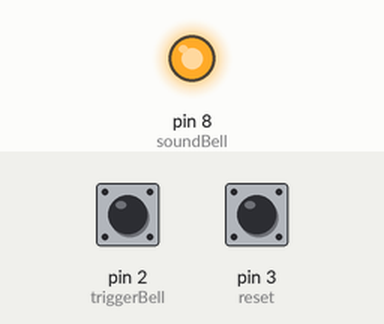
The sketch below on a simulated Arduino Uno, built with avr-gcc and run on an emulated ATmega328P. Parts: output pins drawn as LEDs (lit = HIGH). The inputs (shaded band) are chosen by the test bench; at power-on: pin 3 (reset) HIGH, pin 2 (triggerBell) HIGH. What the sketch prints to the serial monitor is not drawn.

Above: at 1.2 s.
1.3 s: pin 3 (reset) pulled LOW for 0.15 s
At 1.47 s:
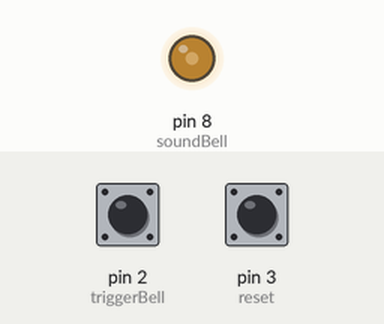
3.0 s: pin 3 (reset) pulled LOW for 0.15 s
At 3.18 s:
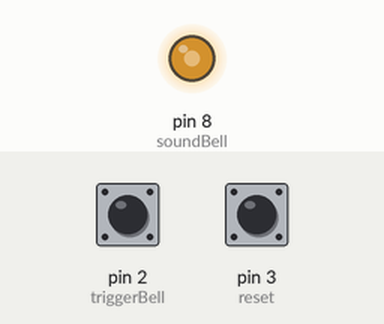
Timing chart, 0 to 6.0 s (numbered marks = the images above; inputs shaded):
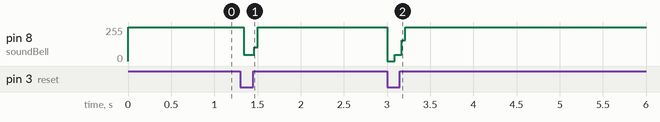

Measured:
- after the input at 1.3 s, pin 8 (soundBell): 255/255 → 47/255 at once, → 255/255 0.12 s later
- after the input at 3.0 s, pin 8 (soundBell): 255/255 → 0/255 at once, → 47/255 0.09 s later, → 255/255 0.08 s later

The sketch:

Help_Bell.ino
```cpp
/******************************************
  Title: Help Bell
  Studio: Wakaka KocmocA & 0escape
  Author: By iLYuSha Wakaka KocmocA
  2016/09/18
*******************************************/
/* Input */
const int triggerBell = 2;
const int reset = 3;
/* Output */
const int soundBell = 8;
/* Function */
int digitalBell = 0;
int digitalReset = 0;
int valueBell = 0;
int valueReset = 0;

void setup() {
  Serial.begin(9600);        // Initialize serial communications with the PC
  pinMode(triggerBell,INPUT_PULLUP);
  pinMode(reset,INPUT_PULLUP);
  pinMode(soundBell,OUTPUT);
  digitalWrite(soundBell, LOW);
  Serial.println("Help Bell 2016/09/18 iLYuSha Wakaka KocmocA");
}

void loop() {
  digitalBell = digitalRead(triggerBell);
  digitalReset = digitalRead(reset);

  digitalBell == 1 ? valueBell++ : valueBell=0;
  digitalReset == 0 ? valueReset++ : valueReset=0;

  if(valueBell > 30)
    digitalWrite(soundBell, HIGH);
  if(valueReset > 30)
    digitalWrite(soundBell, LOW);
}
```
